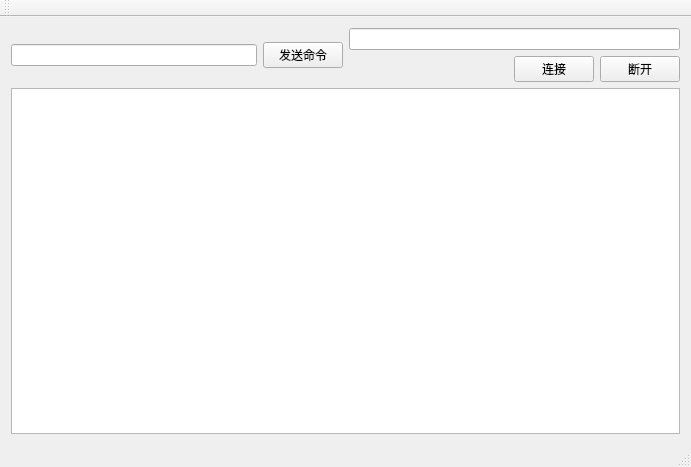
<?xml version="1.0" encoding="UTF-8"?>
<ui version="4.0">
 <class>MainWindow</class>
 <widget class="QMainWindow" name="MainWindow">
  <property name="geometry">
   <rect>
    <x>0</x>
    <y>0</y>
    <width>691</width>
    <height>467</height>
   </rect>
  </property>
  <property name="windowTitle">
   <string>MainWindow</string>
  </property>
  <widget class="QWidget" name="centralWidget">
   <layout class="QVBoxLayout" name="verticalLayout_2">
    <item>
     <layout class="QHBoxLayout" name="horizontalLayout_3">
      <item>
       <layout class="QHBoxLayout" name="horizontalLayout_2">
        <item>
         <widget class="QLineEdit" name="lineEdit"/>
        </item>
        <item>
         <widget class="QPushButton" name="pushsend">
          <property name="sizePolicy">
           <sizepolicy hsizetype="Preferred" vsizetype="Fixed">
            <horstretch>0</horstretch>
            <verstretch>0</verstretch>
           </sizepolicy>
          </property>
          <property name="text">
           <string>发送命令</string>
          </property>
         </widget>
        </item>
       </layout>
      </item>
      <item>
       <layout class="QVBoxLayout" name="verticalLayout">
        <item>
         <widget class="QLineEdit" name="lineip"/>
        </item>
        <item>
         <layout class="QHBoxLayout" name="horizontalLayout">
          <item>
           <spacer name="horizontalSpacer">
            <property name="orientation">
             <enum>Qt::Horizontal</enum>
            </property>
            <property name="sizeHint" stdset="0">
             <size>
              <width>40</width>
              <height>20</height>
             </size>
            </property>
           </spacer>
          </item>
          <item>
           <widget class="QPushButton" name="pushcon">
            <property name="text">
             <string>连接</string>
            </property>
           </widget>
          </item>
          <item>
           <widget class="QPushButton" name="pushclose">
            <property name="text">
             <string>断开</string>
            </property>
           </widget>
          </item>
         </layout>
        </item>
       </layout>
      </item>
     </layout>
    </item>
    <item>
     <widget class="QTextEdit" name="textEdit"/>
    </item>
   </layout>
  </widget>
  <widget class="QMenuBar" name="menuBar">
   <property name="geometry">
    <rect>
     <x>0</x>
     <y>0</y>
     <width>691</width>
     <height>23</height>
    </rect>
   </property>
  </widget>
  <widget class="QToolBar" name="mainToolBar">
   <attribute name="toolBarArea">
    <enum>TopToolBarArea</enum>
   </attribute>
   <attribute name="toolBarBreak">
    <bool>false</bool>
   </attribute>
  </widget>
  <widget class="QStatusBar" name="statusBar"/>
 </widget>
 <layoutdefault spacing="6" margin="11"/>
 <resources/>
 <connections/>
</ui>
